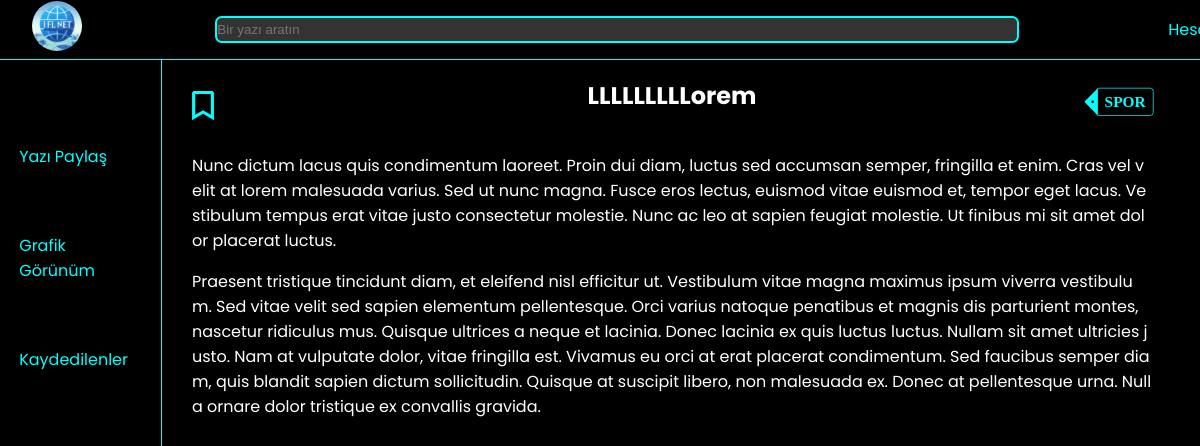
Page /yazi/LLLLLLLLLorem (signed in) on the committed database.
### app.py (models this page shows)
class Yazilar(db.Model):
    id = db.Column(db.Integer, primary_key=True)
    message = db.Column(db.String(10000), nullable=False)
    user_id = db.Column(db.Integer, db.ForeignKey('user.id'), nullable=False)
    baslik = db.Column(db.String(50), nullable=False, unique=True)
    kaydedilme_sayısı = db.relationship('YaziKaydet',backref='Yazilar',lazy='dynamic')
    kategori = db.Column(db.String(50),nullable=False, default="Diğer")

### app.py (the view)
@app.route('/yazi/<yazi_baslik>')
def yazi(yazi_baslik):
    yazi = Yazilar.query.filter_by(baslik=yazi_baslik).first()
    print("'"+Yazilar.query.all()[0].baslik+"'" +"'"+yazi_baslik+"'")
    if yazi:
        return render_template('yazi.html', yazi =yazi,user=current_user)
    return redirect(url_for('home'))

### app.py (called while the page is built)
@login_manager.user_loader
def load_user(user_id):
    return User.query.get(int(user_id))

@app.before_request
def make_session_permanent():
    session.permanent = True

    def kaydetti_mi(self,yazi):
        return YaziKaydet.query.filter(
            YaziKaydet.user_id == self.id,
            YaziKaydet.yazi_id == yazi.id).count() > 0

### templates/yazi.html
{% extends "base.html" %}
{%block title%} <title>IFLNET</title>
<link rel="stylesheet" href="../static/css/yazi/main.css">
{%endblock%}
{% block content %}
<section class="ana">
    <div class="yazi">
        <div class="bas">
            {% if not user.kaydetti_mi(yazi) %}
            <a href="/yazi/{{yazi.baslik}}/kaydet"><img src="../static/images/kaydet.svg" alt="Kaydet" width="50px"></a>
            {% else %}
            <a href="/yazi/{{yazi.baslik}}/kaydet"><img src="../static/images/kaydedildi.png" alt="Kaydetme" width="50px"></a>
            {% endif %}
            <h2> {{yazi.baslik}} </h2>
            <div class="tag-div">
                <span class="tag"> <p><b>{{yazi.kategori}}</b></p> </span>
            </div>
        </div>
        <div class="icerik">
            {{yazi.message|safe}}
        </div>
    </div>
</section>
{%endblock%}

### static/css/yazi/main.css (style rules this page uses)
section.ana { margin-left: 10em; margin-top: 5em; }
section.ana .bas { display: inline-flex; margin-left: 1.1em; }
section.ana .yazi { color: white; }
section.ana .yazi h2 { margin-left: 15em; margin-top: -0.5mm; }
section.ana .yazi .icerik { margin-left: 2em; width: 60em; }
section.ana .yazi .icerik p { word-break: break-all; }
.tag { display: inline-block; width: auto; height: 38px; background-color: black; border-radius: 3px 4px 4px 3px; border-left: 1px solid var(--vurgu); margin-left: 19px; position: relative; color: var(--vurgu); font-weight: 300; font-family: "Source Sans Pro", sans-serif; font-size: 22px; line-height: 38px; padding: 0 10px 0 10px; outline: 1px solid var(--vurgu); }
.tag p { display: inline; font-family: "Georgia", serif; text-transform: uppercase; }
.tag-div { padding-left: 23em; transform: scale(0.7); }
.tag:before { content: ""; position: absolute; display: block; left: -19px; width: 0; height: 0; border-top: 19px solid transparent; border-bottom: 19px solid transparent; border-right: 19px solid var(--vurgu); }
.tag:after { content: ""; background-color: var(--main); border-radius: 50%; width: 4px; height: 4px; display: block; position: absolute; left: -9px; top: 17px; }

### static/css/base/main.css (style rules this page uses)
:root { --main: #000000; --vurgu: #00FFFF; --koyu-gri: #333333; --acik-gri: #CCCCCC; }
span { pointer-events: none; white-space: nowrap; }
body { display: inline-block; background: var(--main); font-family: "Poppins"; margin: 0; position: relative; }

### rows in the picture
Yazilar: baslik "LLLLLLLLLorem", kategori "SPOR", message "Nunc dictum lacus quis condimentum laoreet. Proin dui diam, luctus sed accumsan semper, fringilla et enim. Cras vel velit at lorem malesuada varius. Sed ut nunc magna. Fusce eros lectus, euismod vitae euismod et, tempor eget lacus. Vestibulum tempus erat vitae justo consectetur molestie. Nunc ac leo at sapien feugiat molestie. Ut finibus mi sit amet dolor placerat luctus. Praesent tristique tincidunt diam, et eleifend nisl efficitur ut. Vestibulum vitae magna maximus ipsum viverra vestibulum. Sed vitae velit sed sapien elementum pellentesque. Orci varius natoque penatibus et magnis dis parturient montes, nascetur ridiculus mus. Quisque ultrices a neque et lacinia. Donec lacinia ex quis…"
